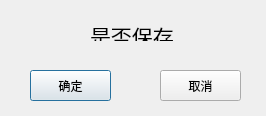
<?xml version="1.0" encoding="UTF-8"?>
<ui version="4.0">
 <class>store</class>
 <widget class="QDialog" name="store">
  <property name="geometry">
   <rect>
    <x>0</x>
    <y>0</y>
    <width>266</width>
    <height>116</height>
   </rect>
  </property>
  <property name="windowTitle">
   <string>Dialog</string>
  </property>
  <widget class="QPushButton" name="sure">
   <property name="geometry">
    <rect>
     <x>30</x>
     <y>70</y>
     <width>81</width>
     <height>31</height>
    </rect>
   </property>
   <property name="text">
    <string>确定</string>
   </property>
  </widget>
  <widget class="QPushButton" name="cancel">
   <property name="geometry">
    <rect>
     <x>160</x>
     <y>70</y>
     <width>81</width>
     <height>31</height>
    </rect>
   </property>
   <property name="text">
    <string>取消</string>
   </property>
  </widget>
  <widget class="QLabel" name="label">
   <property name="geometry">
    <rect>
     <x>90</x>
     <y>20</y>
     <width>91</width>
     <height>21</height>
    </rect>
   </property>
   <property name="text">
    <string>&lt;html&gt;&lt;head/&gt;&lt;body&gt;&lt;p&gt;&lt;span style=&quot; font-size:16pt;&quot;&gt;是否保存&lt;/span&gt;&lt;/p&gt;&lt;/body&gt;&lt;/html&gt;</string>
   </property>
  </widget>
 </widget>
 <resources/>
 <connections/>
</ui>
